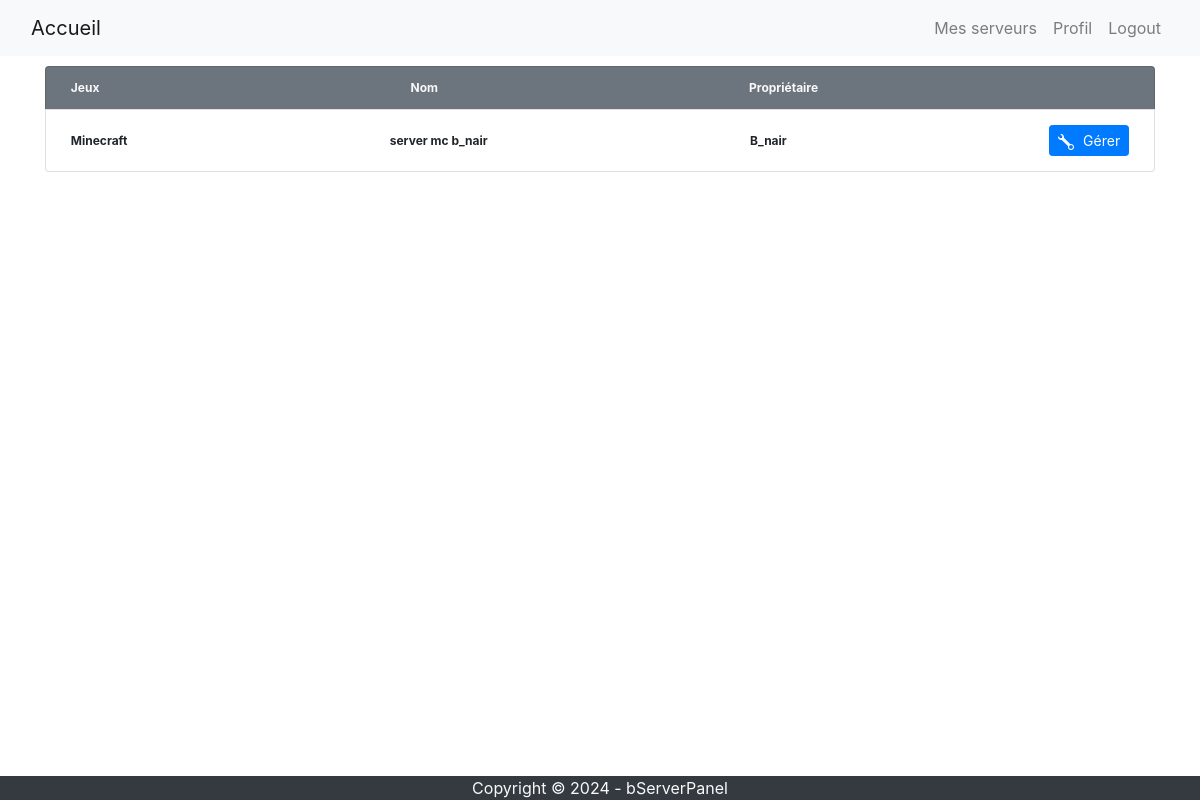
The page /panel/servers/ (signed in) on the database as committed earlier.
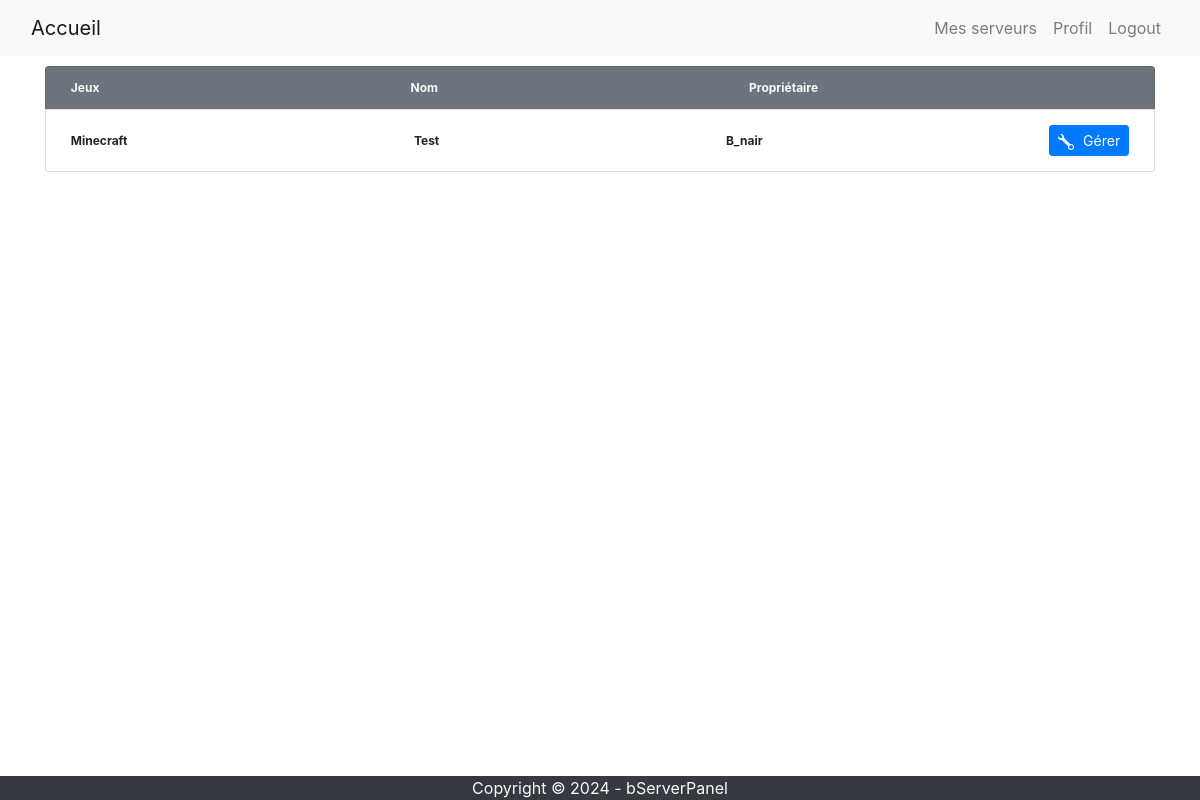
The same page on the database as committed later.
### serverpanel/models.py (models this page shows, shortened)
class Server(models.Model):
    name = models.CharField(max_length=255, default="server")
    directory = models.CharField(max_length=255, default=None, null=True)
    owner = models.ManyToManyField('accounts.PanelUser')
    game = models.ForeignKey('Game', on_delete=models.CASCADE)
    configuration = models.ForeignKey('Configuration', on_delete=models.CASCADE, default=None, null=True)
    max_ram = models.IntegerField(default=2)
    start_command = models.CharField(max_length=255)
    stop_command = models.CharField(max_length=255)

class Game(models.Model):
    name = models.CharField(max_length=255)

### serverpanel/views.py (the view)
# urls.py: path('servers/', views.panel_server_list, name='server-list'),
def panel_server_list(request):
    try:
        paneluser = PanelUser.objects.get(user=request.user)
        servers = Server.objects.all().filter(owner=paneluser)
        return render(request, 'server-list.html', {'servers': servers, 'paneluser': paneluser})
    except PanelUser.DoesNotExist:
        return render(request, 'server-list.html', {})

### serverpanel/templates/server-list.html (shortened to what this page needs)
{% extends 'base.html' %}
{% block content %}
<div class="container">
    <div class="row" style="margin-bottom: 100px; margin-top: 10px">
        <div class="col-md-12">
            <ul class="list-group">
                <li class="list-group-item d-flex justify-content-between align-items-center text-light bg-secondary">
                    <span class="badge">Jeux</span>
                    <span class="badge">Nom</span>
                    <span class="badge">Propriétaire</span>
                    <span class="badge"> </span>
                </li>
                {% for server in servers %}
                <li class="list-group-item d-flex justify-content-between align-items-center">
                    <span class="badge">{{server.game.name}}</span>
                    <span class="badge">{{server.name}}</span>
                    <span class="badge">{{user.username}}</span>
                    <span class="badge">
                        <a class="btn btn-primary btn-sm" href="/panel/server/{{server.id}}">
                        Gérer</a>
                    </span>
                </li>
                {% endfor %}
            </ul>
        </div>
    </div>
</div>
{% endblock %}

Rows that differ between the two databases and show on the page:
changed Server "Minecraft": name "server mc b_nair" → "Test"
